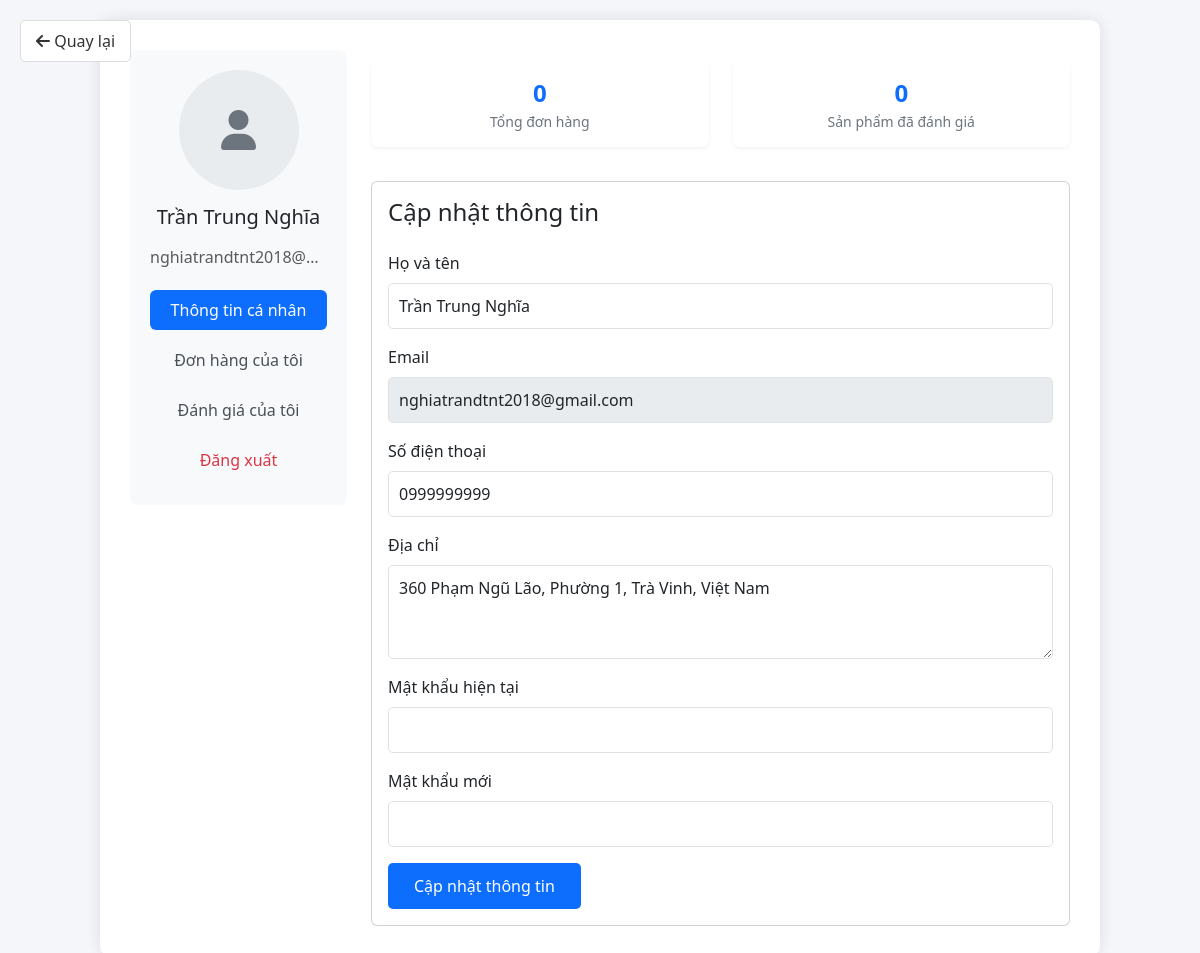
Page /auth/profile.php (signed in) on the committed database.
### tables this page shows
CREATE TABLE `users` (
  `id` int NOT NULL,
  `email` varchar(255) NOT NULL,
  `password` varchar(255) NOT NULL,
  `fullname` varchar(255) NOT NULL,
  `phone` varchar(15) DEFAULT NULL,
  `address` text,
  `role` enum('admin','user') DEFAULT 'user',
  `created_at` timestamp NULL DEFAULT CURRENT_TIMESTAMP,
  `last_activity` timestamp NULL DEFAULT NULL
);

### auth/profile.php (the view, shortened to what this page needs)
<?php
require_once '../config/database.php';
$user_id = $_SESSION['user_id'];
$stmt = $conn->prepare("SELECT email, fullname, phone, address FROM users WHERE id = ?");
$stmt->bind_param("i", $user_id);
$stmt->execute();
$result = $stmt->get_result();
$user = $result->fetch_assoc();
$return_url = isset($_SESSION['return_url']) ? $_SESSION['return_url'] : '../index.php';
$stmt = $conn->prepare("SELECT COUNT(*) as order_count FROM orders WHERE user_id = ?");
$stmt->bind_param("i", $user_id);
$stmt->execute();
$order_count = $stmt->get_result()->fetch_assoc()['order_count'];
$stmt = $conn->prepare("SELECT COUNT(*) as review_count FROM reviews WHERE user_id = ?");
$stmt->bind_param("i", $user_id);
$stmt->execute();
$review_count = $stmt->get_result()->fetch_assoc()['review_count'];
?>
<!DOCTYPE html>
<html lang="en">
<head>
    <link href="https://cdn.jsdelivr.net/npm/bootstrap@5.3.0/dist/css/bootstrap.min.css" rel="stylesheet">
    <link href="https://cdnjs.cloudflare.com/ajax/libs/font-awesome/6.0.0/css/all.min.css" rel="stylesheet">
</head>
<body>
    <a href="<?php echo $return_url; ?>" class="back-btn">
        <i class="fas fa-arrow-left"></i> Quay lại
    </a>
    <div class="container">
        <div class="profile-container">
            <div class="row">
                <div class="col-md-3">
                    <div class="profile-sidebar">
                        <div class="profile-avatar">
                            <i class="fas fa-user"></i>
                        </div>
                        <h5 class="mb-3"><?php echo htmlspecialchars($user['fullname']); ?></h5>
                        <p class="text-muted mb-3 user-email"><?php echo htmlspecialchars($user['email']); ?></p>
                        <div class="nav flex-column nav-pills">
                            <a class="nav-link active" href="#profile" onclick="showSection('profile', this)">Thông tin cá nhân</a>
                            <a class="nav-link" href="#orders" onclick="showSection('orders', this)">Đơn hàng của tôi</a>
                            <a class="nav-link" href="#reviews" onclick="showSection('reviews', this)">Đánh giá của tôi</a>
                            <a class="nav-link text-danger" href="logout.php">Đăng xuất</a>
                        </div>
                    </div>
                </div>
                <div class="col-md-9">
                    <div class="row mb-4">
                        <div class="col-md-6">
                            <div class="stats-card text-center">
                                <div class="stats-number"><?php echo $order_count; ?></div>
                                <div class="stats-label">Tổng đơn hàng</div>
                            </div>
                        </div>
                        <div class="col-md-6">
                            <div class="stats-card text-center">
                                <div class="stats-number"><?php echo $review_count; ?></div>
                                <div class="stats-label">Sản phẩm đã đánh giá</div>
                            </div>
                        </div>
                    </div>
                    <div class="card" id="profile-section">
                        <div class="card-body">
                            <h4 class="card-title mb-4">Cập nhật thông tin</h4>
                            <form method="POST" action="<?php echo htmlspecialchars($_SERVER["PHP_SELF"]); ?>">
                                <div class="mb-3">
                                    <label for="fullname" class="form-label">Họ và tên</label>
                                    <input type="text" class="form-control" id="fullname" name="fullname"
                                        value="<?php echo htmlspecialchars($user['fullname']); ?>" required>
                                </div>
                                <div class="mb-3">
                                    <label for="email" class="form-label">Email</label>
                                    <input type="email" class="form-control" value="<?php echo htmlspecialchars($user['email']); ?>" disabled>
                                </div>
                                <div class="mb-3">
                                    <label for="phone" class="form-label">Số điện thoại</label>
                                    <input type="tel" class="form-control" id="phone" name="phone"
                                        pattern="[0-9]{10}" title="Vui lòng nhập đúng 10 số"
                                        value="<?php echo htmlspecialchars($user['phone'] ?? ''); ?>">
                                </div>
                                <div class="mb-3">
                                    <label for="address" class="form-label">Địa chỉ</label>
                                    <textarea class="form-control" id="address" name="address" rows="3"><?php echo htmlspecialchars($user['address'] ?? ''); ?></textarea>
                                </div>
                                <div class="mb-3">
                                    <label for="current_password" class="form-label">Mật khẩu hiện tại</label>
                                    <input type="password" class="form-control" id="current_password" name="current_password">
                                </div>
                                <div class="mb-3">
                                    <label for="new_password" class="form-label">Mật khẩu mới</label>
                                    <input type="password" class="form-control" id="new_password" name="new_password">
                                </div>
                                <button type="submit" class="btn btn-update">Cập nhật thông tin</button>
                            </form>
                        </div>
                    </div>
                </div>
            </div>
        </div>
    </div>
</body>
</html>

### auth/profile.php (style rules this page uses)
body { background: #f4f6f9; min-height: 100vh; padding: 20px 0; }
.profile-container { max-width: 1000px; background: #ffffff; border-radius: 10px; box-shadow: 0 0 15px rgba(0, 0, 0, 0.1); margin: 0 auto; padding: 30px; }
.profile-sidebar { background: #f8f9fa; padding: 20px; border-radius: 8px; text-align: center; }
.profile-avatar { width: 120px; height: 120px; border-radius: 50%; margin: 0 auto 15px; background: #e9ecef; display: flex; align-items: center; justify-content: center; font-size: 40px; color: #6c757d; }
.nav-pills .nav-link { color: #495057; margin: 5px 0; }
.nav-pills .nav-link.active { background-color: #0d6efd; }
.form-control { border-radius: 5px; padding: 10px; }
.btn-update { background: #0d6efd; color: white; padding: 10px 25px; border-radius: 5px; }
.stats-card { background: #fff; border-radius: 8px; padding: 15px; margin: 10px 0; box-shadow: 0 2px 4px rgba(0, 0, 0, 0.05); }
.stats-number { font-size: 24px; font-weight: bold; color: #0d6efd; }
.stats-label { color: #6c757d; font-size: 14px; }
.back-btn { position: absolute; top: 20px; left: 20px; padding: 8px 15px; background: #fff; border: 1px solid #ddd; border-radius: 5px; color: #333; text-decoration: none; }
.user-email { text-overflow: ellipsis; overflow: hidden; white-space: nowrap; max-width: 200px; margin: 0 auto; }
.nav-link.active { background-color: #0d6efd; color: white; }

### rows in the picture
users: fullname "Trần Trung Nghĩa", email "nghiatrandtnt2018@…", email "nghiatrandtnt2018@gmail.com", phone "0999999999", address "360 Phạm Ngũ Lão, Phường 1, Trà Vinh, Việt Nam"

### other values in the picture
$order_count "0"
$review_count "0"
